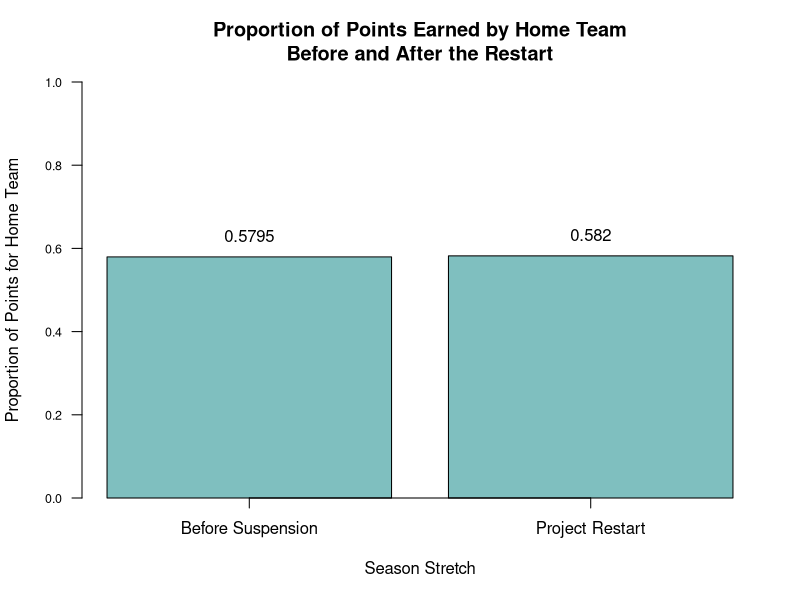

Recreate this plot in R.
library(dplyr)

# Import Data
homestop <- read.csv("homestop.csv")
names(homestop)[[1]] <- "Club"
homestop <- homestop[order(homestop$Club), ]
awaystop <- read.csv("awaystop.csv")
names(awaystop)[[1]] <- "Club"
awaystop <- awaystop[order(awaystop$Club), ]
homeend <- read.csv("homeend.csv")
names(homeend)[[1]] <- "Club"
homeend <- homeend[order(homeend$Club), ]
awayend <- read.csv("awayend.csv")
names(awayend)[[1]] <- "Club"
awayend <- awayend[order(awayend$Club), ]


# Analysis
homerestart <- homeend[, 2:9] - homestop[, 2:9]
homerestart <- data.frame(homestop$Club, homerestart)
homerestartpoints <- sum(homerestart$P)
awayrestart <- awayend[, 2:9] - awaystop[, 2:9]
awayrestart <- data.frame(awaystop$Club, awayrestart)
awayrestartpoints <- sum(awayrestart$P)

homestoppoints <- sum(homestop$P)
awaystoppoints <- sum(awaystop$P)

stoptotal <- homestoppoints + awaystoppoints
restarttotal <- homerestartpoints + awayrestartpoints

prop.test(c(homerestartpoints, homestoppoints), c(restarttotal, stoptotal))

hstopprop <- homestoppoints / stoptotal
hrestartprop <- homerestartpoints / restarttotal

barplot(c(hstopprop, hrestartprop),
        col = rgb(0, 0.5, 0.5, 0.5),
        ylim = c(0, 1), las = 2,
        main = "Proportion of Points Earned by Home Team\nBefore and After the Restart",
        ylab = "Proportion of Points for Home Team",
        xlab = "Season Stretch",
        cex.axis = 0.75,
        cex.names = 0.5)
axis(1, at = c(0.7, 1.9), labels = c("Before Suspension", "Project Restart"))
text(c(0.7, 1.9), c(hstopprop, hrestartprop) + 0.05,
     labels = round(c(hstopprop, hrestartprop), 4))